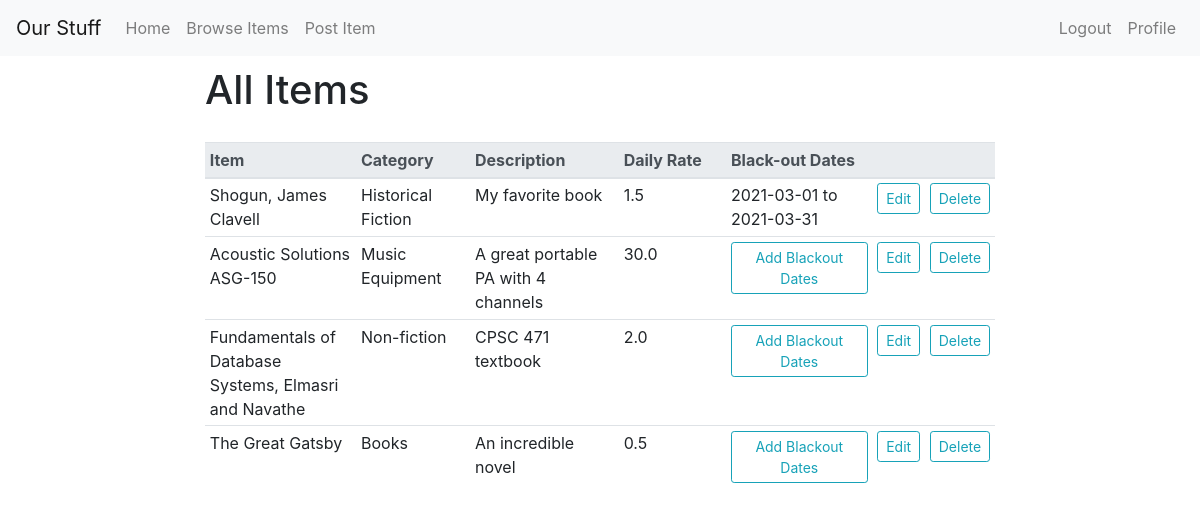
Before: /profile/items/all (signed in) with the older database file.
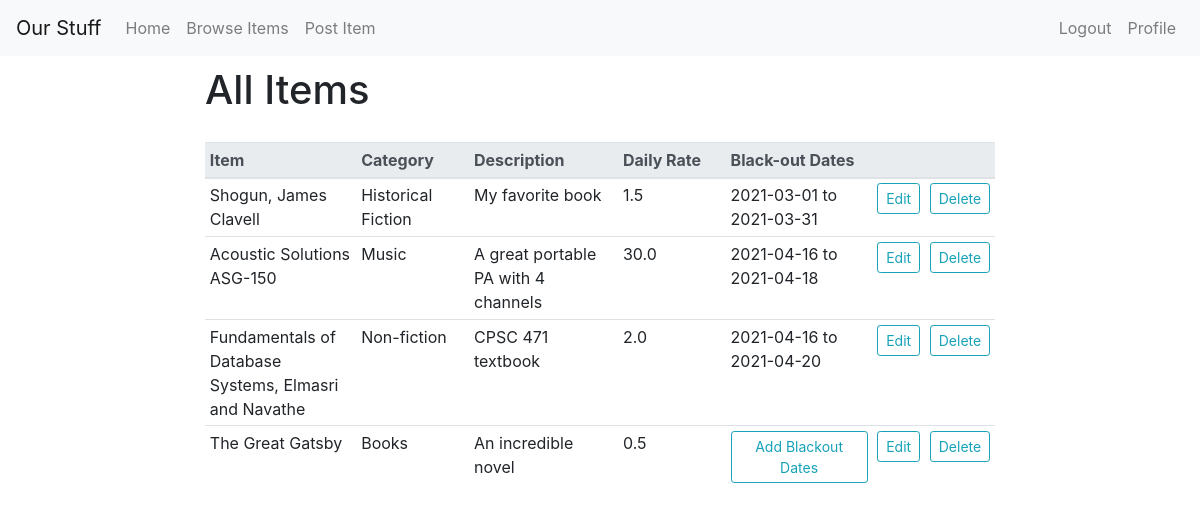
After: the same page with the newer database file.
### tables this page shows
CREATE TABLE ITEM
(
    Title			TEXT,
    Category_name	TEXT,
    Owner_email		TEXT,
    Description		TEXT,
    Daily_rate		REAL,
    PRIMARY KEY (Title, Owner_email),
    CONSTRAINT
        USR_FK FOREIGN KEY (Owner_email) REFERENCES USER(Email)
            ON DELETE CASCADE       ON UPDATE CASCADE,
    CONSTRAINT
        CTGRY_FK FOREIGN KEY (Category_name) REFERENCES CATEGORY(Category_name)
            ON DELETE SET NULL      ON UPDATE CASCADE
);

### OurStuff.py (the view, shortened to what this page needs)
@app.route('/profile/items/all', methods = ['GET', 'POST'])
@login_required
def ownerItems():
    db = get_db()
    cur = db.cursor()
    blackout_dict = {} #empty dictionary
    all_items = cur.execute('SELECT * FROM ITEM WHERE Owner_email=?', (g.user['Email'],)).fetchall() #gets all items that the current user owns
    for item in all_items:
        blackout_dict[item[0]] = "None"
    blackouts = cur.execute('SELECT * FROM ITEM_BLACKOUT WHERE Owner_email=?', (g.user['Email'],)).fetchall() #gets all blackouts that the current user has set
    for b in blackouts:
        for i in all_items:
            if i[0] == b[0]:
                blackout_dict[i[0]] = b[2] + " to " + b[3]
    if request.method == 'GET':
        return render_template('items.html', items=all_items, blackouts=blackout_dict)

### admin.py (called while the page is built)
@bp.before_app_request
def load_logged_in_admin():
    admin = session.get('admin')
    if admin is None:
        g.admin = None
    else:
        g.admin = get_db().execute(
            'SELECT * FROM ADMIN WHERE Admin_ID = ?', (admin,)
        ).fetchone()

### auth.py (called while the page is built)
@bp.before_app_request
def load_logged_in_user():
    user_id = session.get('user_id')
    if user_id is None:
        g.user = None
    else:
        g.user = get_db().execute(
            'SELECT * FROM user WHERE email = ?', (user_id,)
        ).fetchone()

def login_required(view):
    @functools.wraps(view)
    def wrapped_view(**kwargs):
        if g.user is None:
            flash("Please login or sign up to continue", "primary")
            return redirect(url_for('auth.login'))
        return view(**kwargs)
    return wrapped_view

### db.py (called while the page is built)
def get_db():
    if 'db' not in g:
        g.db = sqlite3.connect(db_name)
        g.db.row_factory = sqlite3.Row
    return g.db

### templates/items.html (shortened to what this page needs)
{% extends "base.html" %}
{% block content %}
          <div class="row">
              <div class="col">
              </div>
              <div class="col-8">
                <h1>All Items</h1>
                <table class="table table-sm" width="100%">
                  <thead class="thead-light">
                    <tr>
                      <th scope="col" style="width:20%" >Item</th>
                      <th scope="col" style="width:15%">Category</th>
                      <th scope="col" style="width:20%">Description</th>
                      <th scope="col" style="width:15%">Daily Rate</th>
                      <th scope="col" style="width:20%">Black-out Dates</th>
                      <th scope="col" style="width:5%"></th>
                      <th scope="col" style="width:5%"></th>
                    </tr>
                  </thead>
                  <tbody>
                      {% for row in items %}
                        <tr>
                          <td>{{row[0]}}</td>
                          <td>{{row[1]}}</td>
                          <td>{{row[3]}} </td>
                          <td>{{row[4]}}</td>
                          {% if blackouts[row[0]] == "None"%}
                            <td>
                              <button type="button" class="btn btn-outline-info btn-sm" data-toggle="modal" data-target="#blackoutModal">Add Blackout Dates</button>
                            </td>
                          {% else %}
                            <td>{{blackouts[row[0]]}}</td>
                          {% endif %}
                          <td>
                            <button type="button" class="btn btn-outline-info btn-sm float-right " onclick="window.location" href="{{url_for('editItem', item=row[0])}}">Edit</button>
                          </td>
                          <td>
                            <form method="POST" action="{{ url_for('ownerItems', t=1)}}">
                              <button name="deleteBtn" type="submit" class="btn btn-outline-info btn-sm btn float-left" value="{{row[0]}}">Delete</button>
                            </form>
                          </td>
                        </tr>
                      {% endfor %}
                  </tbody>
                </table>
              </div>
              <div class="col">
              </div>
          </div>
{% endblock content%}

### templates/base.html (shortened to what this page needs)
<!DOCTYPE html>
<html lang="en" dir="ltr">
  <head>
    <link rel="stylesheet" href="https://stackpath.bootstrapcdn.com/bootstrap/4.3.1/css/bootstrap.min.css">
    <link rel="stylesheet" type="text/css" href="{{ url_for('static', filename = 'custom.css') }}">
  </head>
  <body>
    <header>
      <nav class="navbar navbar-expand-lg navbar-light bg-light">
        <a class="navbar-brand" href="{{url_for('home')}}">Our Stuff</a>
        <div class="collapse navbar-collapse" id="navbarNav">
          <ul class="navbar-nav mr-auto">
            <li class="nav-item">
              <a class="nav-link" href="{{url_for('home')}}">Home</a>
            </li>
            <li class="nav-item">
              <a class="nav-link" href="{{url_for('view_all')}}">Browse Items</a>
            </li>
            <li class="nav-item">
              <a class="nav-link" href="{{url_for('postItem')}}">Post Item</a>
            </li>
          </ul>
          <ul class="navbar-nav navbar-right">
            {% if g.user %}
              <li class="nav-item">
                <a class="nav-link" href="{{url_for('auth.logout')}}">Logout</a>
              </li>
              <li class="nav-item">
                <a class="nav-link" href="{{url_for('profile')}}">Profile</a>
              </li>
            {% endif %}
        </ul>
        </div>
      </nav>
    </header>
    <main>
      {% block content %}{% endblock %}
    </main>
  </body>
</html>

### static/custom.css (style rules this page uses)
h1 { padding-top: 10px; padding-bottom: 20px; }

Changed rows visible on the page:
changed ITEM "Acoustic Solutions ASG-150": Category_name "Music Equipment" → "Music"; Title (not shown) → "2021-04-16 to 2021-04-18"; no longer shows "Add Blackout Dates"
shown differently, row unchanged: ITEM "Fundamentals of Database Systems, Elmasri and Navathe": Title (not shown) → "2021-04-16 to 2021-04-20"; no longer shows "Add Blackout Dates"
